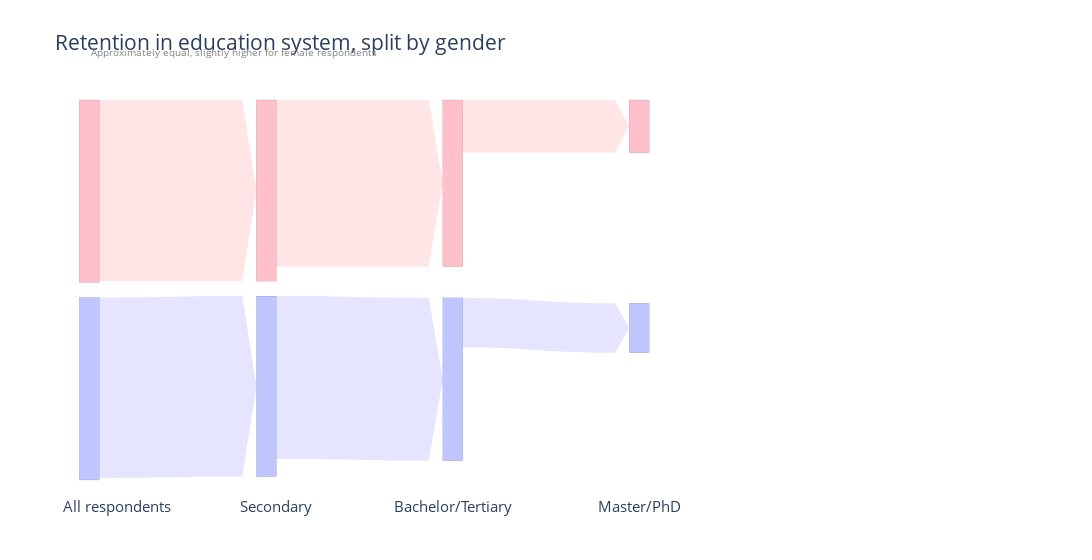

This figure's notebook cell:
### Code cell
%run gender_education.ipynb

### Figure 1 — Plotly figure (JSON) as saved in the notebook; plotly's stock layout.template omitted (floating-point values rounded to 4 significant figures)
{"data": [{"arrangement": "snap", "link": {"arrowlen": 14, "color": ["rgba(0,0,255,0.1)", "rgba(0,0,255,0.1)", "rgba(0,0,255,0.1)", "rgba(0,0,255,0.1)", "rgba(0,0,255,0.1)", "rgba(0,0,255,0.1)", "rgba(0,0,255,0.1)", "rgba(255,0,0,0.1)", "rgba(255,0,0,0.1)", "rgba(255,0,0,0.1)", "rgba(255,0,0,0.1)", "rgba(255,0,0,0.1)", "rgba(255,0,0,0.1)", "rgba(255,0,0,0.1)", "rgba(255,255,255,0)", "rgba(255,255,255,0)"], "customdata": ["Almost all male respondents<br>completed secondary education", "", "Most male respondents continued to tertiary education,<br>though slightly less than female respondents", "", "Over a quarter of male respondents continued to a master or doctorate,<br>though slightly less than female respondents", "", "", "Almost all female respondents<br>completed secondary education", "", "Most female respondents continued to tertiary education,<br>though slightly more than female respondents", "", "Over a quarter of female respondents continued to a master or doctorate,<br>though slightly more than male respondents"], "hovertemplate": " %{customdata}<extra>%{value}%</extra>", "source": [1, 1, 2, 2, 3, 3, 4, 5, 5, 6, 6, 7, 7, 8, 9, 9], "target": [2, 0, 3, 0, 4, 0, 0, 6, 0, 7, 0, 8, 0, 0, 1, 5], "value": [98.92, 0, 89.21, 0, 27.14, 0, 0, 99.22, 0, 91.33, 0, 28.9, 0, 0, 100, 100]}, "node": {"color": ["green", "#bfc5ff", "#bfc5ff", "#bfc5ff", "#bfc5ff", "pink", "pink", "pink", "pink"], "customdata": ["", "All valid answers from male<br> respondents were used", "Male respondents, secondary degree", "Male respondents, tertiary education", "Male respondents, master / doctorate", "All valid answers from female<br> respondents were used", "Female respondents, secondary degree", "Female respondents, tertiary education", "Female respondents, master / doctorate"], "hovertemplate": "%{customdata}<extra>%{value}%</extra>", "line": {"color": "black", "width": 0.1}, "pad": 15, "thickness": 20, "x": [0.01, 0.2, 0.4, 0.6, 0.01, 0.2, 0.4, 0.6, -1], "y": [0.3, 0.3, 0.735, 0.6, 0.2, 0.2, 0.2, 0.05, 0.1]}, "type": "sankey"}], "layout": {"title": {"text": "Retention in education system, split by gender"}, "font": {"size": 15}, "modebar": {"remove": ["lasso2d", "select2d", "resetsankeygroup"]}, "width": 1200, "annotations": [{"font": {"color": "grey", "size": 10}, "showarrow": false, "text": "Approximately equal, slightly higher for female respondents", "x": 0.01, "y": 1.15}, {"showarrow": false, "text": "All respondents", "x": -0.02, "y": -0.1}, {"showarrow": false, "text": "Secondary", "x": 0.17, "y": -0.1}, {"showarrow": false, "text": "Bachelor/Tertiary", "x": 0.4, "y": -0.1}, {"showarrow": false, "text": "Master/PhD", "x": 0.6, "y": -0.1}]}}
